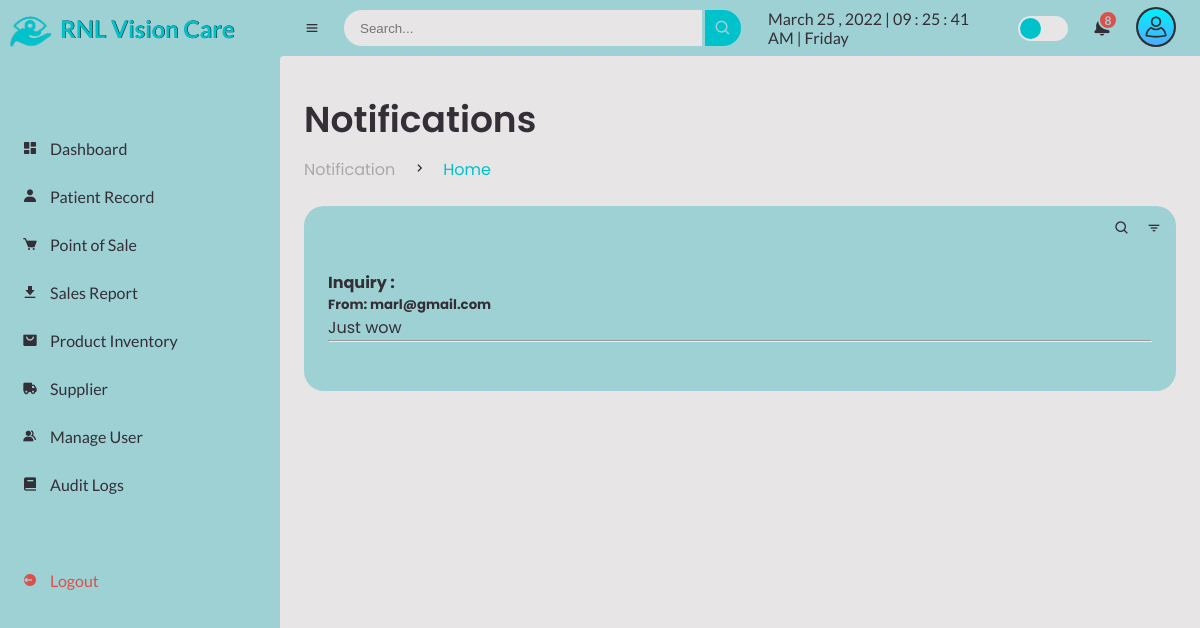
The page /admin/see-all-notification.php on the database as committed earlier.
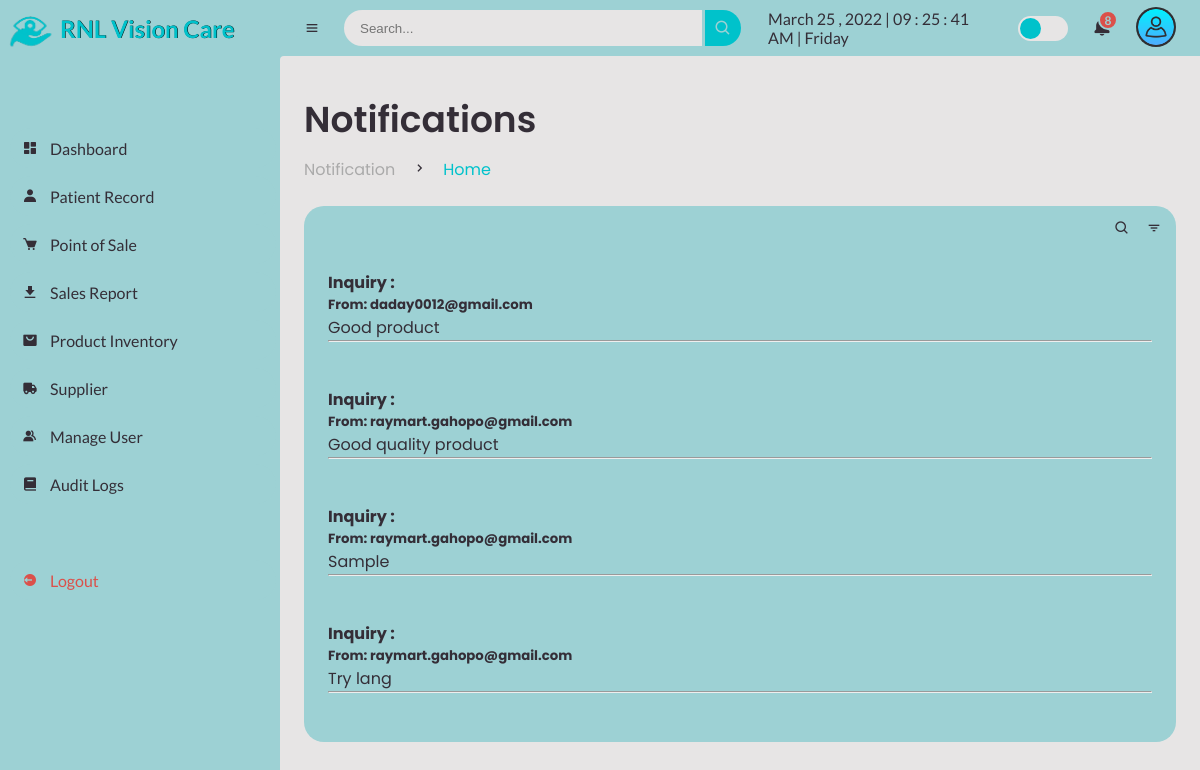
The same page on the database as committed later.
### tables this page shows
CREATE TABLE `client_inquiries` (
  `inquiries_id` int(200) NOT NULL AUTO_INCREMENT,
  `inquiries_name` varchar(100) NOT NULL,
  `inquiries_email` varchar(100) NOT NULL,
  `inquiries_subject` varchar(100) NOT NULL,
  `inquiries_message` varchar(1000) NOT NULL,
  `inquiries_backdate` datetime NOT NULL DEFAULT current_timestamp(),
  `inquiries_status` int(11) NOT NULL,
  PRIMARY KEY (`inquiries_id`)
);

### db/notification/notifall.php (called while the page is built, shortened)
<?php
$conn=mysqli_connect("localhost", "root", "", "capstone");
$query = mysqli_query($conn,"SELECT * FROM `client_inquiries`");
?>

### admin/see-all-notification.php (the view, shortened to what this page needs)
<!DOCTYPE html>
<html lang="en">
<head>
	<link href='https://unpkg.com/boxicons@2.0.9/css/boxicons.min.css' rel='stylesheet'>
	<link rel="stylesheet" href="css\sys_style.css">
</head>
<body>
	<section id="sidebar">
		<a href="sales-report.php" class="brand">
			<img src="images\logo.png" alt="" width="60px;">
			<span class="text" style="text-shadow:0.5px 0px #000;">RNL Vision Care</span>
		</a>
		<ul class="side-menu top">
			<li>
				<a href="dashboard.php">
					<i class='bx bxs-dashboard' ></i>
					<span class="text">Dashboard</span>
				</a>
			</li>
			<li>
				<a href="patient-record.php">
					<i class='bx bxs-user' ></i>
					<span class="text">Patient Record</span>
				</a>
			</li>
			<li>
				<a href="point-of-sale.php">
					<i class='bx bxs-cart' ></i>
					<span class="text">Point of Sale</span>
				</a>
			</li>
			<li>
				<a href="sales-report.php">
					<i class='bx bxs-download' ></i>
					<span class="text">Sales Report</span>
				</a>
			</li>
			<li>
				<a href="product.php">
					<i class='bx bxs-shopping-bag-alt' ></i>
					<span class="text">Product Inventory</span>
				</a>
			</li>
			<li>
				<a href="supplier.php">
					<i class='bx bxs-truck' ></i>
					<span class="text">Supplier</span>
				</a>
			</li>
			<li>
				<a href="manage-user.php">
					<i class='bx bxs-group' ></i>
					<span class="text">Manage User</span>
				</a>
			</li>
			<li>
				<a href="audit.php">
					<i class='bx bxs-book' ></i>
					<span class="text">Audit Logs</span>
				</a>
			</li>
		</ul>
		<ul class="side-menu">
			<li>
				<a href="logout.php" class="logout">
					<i class='bx bxs-log-out-circle' ></i>
					<span class="text">Logout</span>
				</a>
			</li>
		</ul>
	</section>
	<section id="content">
		<nav>
			<i class='bx bx-menu' ></i>
			<form action="#">
				<div class="form-input">
					<input type="search" placeholder="Search...">
					<button type="submit" class="search-btn"><i class='bx bx-search' ></i></button>
				</div>
			</form>
			<div id="digital-clock"></div>
			<label for="switch-mode" class="switch-mode"></label>
			<div class="dropdown2">
			<a href="#" class="notification">
				<span class="num">8</span>
			</a>
			</div>
			<div class="dropdown1">
			<img src="img\user.png" alt="" width="40px" class="userlogo">
			</div>
		</nav>
		<main>
			<div class="head-title">
				<div class="left">
					<h1>Notifications</h1>
					<ul class="breadcrumb">
						<li>
							<a href="see-all-notification.php">Notification</a>
						</li>
						<li><i class='bx bx-chevron-right' ></i></li>
						<li>
							<a class="active" href="dashboard.php">Home</a>
						</li>
					</ul>
				</div>
			</div>
			<div class="table-data">
				<div class="order">
					<div class="head">
						<i class='bx bx-search' ></i>
						<i class='bx bx-filter' ></i>
					</div>
					<?php
			   include("../db/notification/notifall.php");
              while($row = mysqli_fetch_assoc($query)){
            ?>
		<div id="notif-body">
		<h4>Inquiry : </h5>
		<h5>From: <?php echo $row['inquiries_email'];?></h6>
		<p><?php echo $row['inquiries_message'];?></p>
		<hr>
		<br>
		</div>
		<?php
			  }
		?>
		</main>
	</section>
</body>
</html>

Rows that differ between the two databases and show on the page:
removed client_inquiries: inquiries_email "marl@gmail.com", inquiries_message "Just wow"
added client_inquiries: inquiries_email "daday0012@gmail.com", inquiries_message "Good product"
added client_inquiries: inquiries_email "raymart.gahopo@gmail.com", inquiries_message "Good quality product"
added client_inquiries: inquiries_email "raymart.gahopo@gmail.com", inquiries_message "Sample"
added client_inquiries: inquiries_email "raymart.gahopo@gmail.com", inquiries_message "Try lang"
